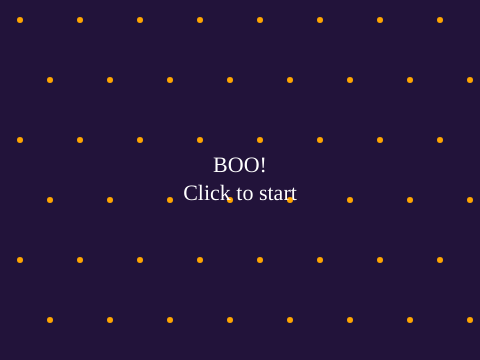
Frame 1 (no input)
Frame 60 (no input): identical to frame 1, image omitted
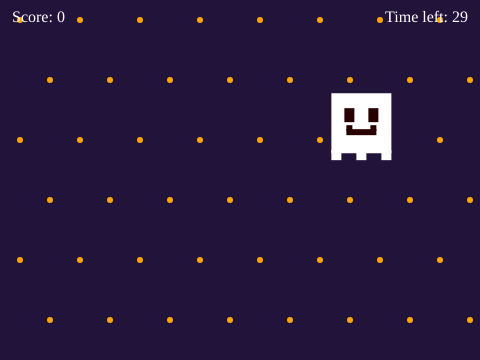
Frame 120 (the mouse pressed at the canvas centre since frame 60)

The p5.js sketch that drew these frames (run headless with seeded random() and noise() and a simulated clock; from frame 60 on, the mouse is pressed at the canvas centre):

// p5.js sketch
// ── sketch.js
let ghost;
let score = 0;
let duration = 30;
let startTime;
let state = 'start';
let spawnEvery = 60;
let dots = [];



function setup() {
  createCanvas(480, 360);

  let spacing = 60;
  let row = 0;

  for(let y = 20; y< height; y+= spacing){
    let offset = (row % 2 === 0) ? 0: spacing/2;

    for (let x = 20 + offset; x < width; x+= spacing){
      dots.push({x:x, y:y, s:3});
    }
    row++;
  }
  
  spawnGhost();


}

function drawDots(){
  noStroke();
  fill(255,165,0);
  for (let d of dots) {
    ellipse(d.x, d.y, d.s * 2)
  }
}
function draw() {
  background(34, 19, 58);
  drawDots();

  if (state === 'start') {
    textAlign(CENTER, CENTER);
    fill(255, 255, 255);
    textSize(22);
    textFont('Times New Roman');
    text( 'BOO!' + '\nClick to start', width / 2, height / 2);
    return;
  }

  if (state === 'over') {
    textAlign(CENTER, CENTER);
    fill(255, 255, 255);
    textSize(22);
      text('Game over!\nScore: ' + score + '\nClick to retry', width/ 2, height / 2);
   return;
  }
  
  let elapsed = (millis() - startTime) / 1000;
  let timeLeft = max(0, duration - elapsed);
  if (timeLeft <= 0){
    state= 'over';
    return;
  }

   if (frameCount % spawnEvery === 0) spawnGhost();
  drawGhost(ghost.x, ghost.y);
  

  textAlign(LEFT, TOP);
  fill(255, 255, 255);
  textSize(16);
  text('Score: ' + score, 12, 10);
  textAlign(RIGHT, TOP);
  text('Time left: ' + ceil(timeLeft), width - 12, 10);
}

function mousePressed() {

  
  if (state === 'start' || state === 'over') {
    state = 'play';
    score = 0;
    startTime = millis();
    spawnGhost();
    return;
  }
  if (dist(mouseX, mouseY, ghost.x, ghost.y) < 30) {
    score++;
    spawnGhost();
  }
}

  function spawnGhost() {
  ghost = { x: random(40, width - 40), y: random(40, height - 40) };
}


  function drawGhost(x, y) {
  rectMode(CENTER)
  noStroke();
  fill(255, 255, 255);
  rect(x, y, 60, 60);
  rect(x - 25, y + 32, 10, 10);
  rect(x + 25, y + 32, 10, 10);
  rect(x , y + 32, 10, 10);

  
  fill(40, 0, 0);
  rect(x - 12, y - 8, 10, 14);
  rect(x + 12, y - 8, 10, 14);
 

  fill(40, 0, 0);
  rect(x , y + 9, 30, 6);
  rect(x-12, y + 5, 6, 6);
  rect(x+ 12, y + 5, 6, 6)

    
  }
